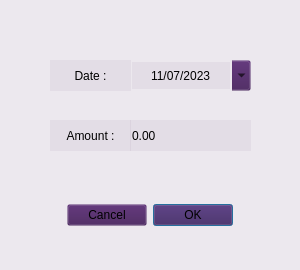
<?xml version="1.0" encoding="UTF-8"?>
<ui version="4.0">
 <class>Dialog</class>
 <widget class="QDialog" name="Dialog">
  <property name="geometry">
   <rect>
    <x>0</x>
    <y>0</y>
    <width>300</width>
    <height>270</height>
   </rect>
  </property>
  <property name="windowTitle">
   <string>Dialog</string>
  </property>
  <property name="styleSheet">
   <string notr="true">background-color: rgba(65, 25, 87, 13);</string>
  </property>
  <widget class="QDialogButtonBox" name="buttonBox">
   <property name="geometry">
    <rect>
     <x>0</x>
     <y>200</y>
     <width>300</width>
     <height>31</height>
    </rect>
   </property>
   <property name="layoutDirection">
    <enum>Qt::RightToLeft</enum>
   </property>
   <property name="orientation">
    <enum>Qt::Horizontal</enum>
   </property>
   <property name="standardButtons">
    <set>QDialogButtonBox::Cancel|QDialogButtonBox::Ok</set>
   </property>
   <property name="centerButtons">
    <bool>true</bool>
   </property>
  </widget>
  <widget class="QLabel" name="label">
   <property name="geometry">
    <rect>
     <x>50</x>
     <y>60</y>
     <width>81</width>
     <height>31</height>
    </rect>
   </property>
   <property name="text">
    <string>Date :</string>
   </property>
   <property name="alignment">
    <set>Qt::AlignCenter</set>
   </property>
  </widget>
  <widget class="QLabel" name="label_2">
   <property name="geometry">
    <rect>
     <x>50</x>
     <y>120</y>
     <width>81</width>
     <height>31</height>
    </rect>
   </property>
   <property name="text">
    <string>Amount :</string>
   </property>
   <property name="alignment">
    <set>Qt::AlignCenter</set>
   </property>
  </widget>
  <widget class="QDateEdit" name="dateEdit">
   <property name="geometry">
    <rect>
     <x>130</x>
     <y>60</y>
     <width>121</width>
     <height>31</height>
    </rect>
   </property>
   <property name="layoutDirection">
    <enum>Qt::LeftToRight</enum>
   </property>
   <property name="locale">
    <locale language="English" country="Europe"/>
   </property>
   <property name="frame">
    <bool>false</bool>
   </property>
   <property name="alignment">
    <set>Qt::AlignCenter</set>
   </property>
   <property name="buttonSymbols">
    <enum>QAbstractSpinBox::NoButtons</enum>
   </property>
   <property name="keyboardTracking">
    <bool>true</bool>
   </property>
   <property name="dateTime">
    <datetime>
     <hour>0</hour>
     <minute>0</minute>
     <second>0</second>
     <year>2023</year>
     <month>7</month>
     <day>11</day>
    </datetime>
   </property>
   <property name="maximumDateTime">
    <datetime>
     <hour>23</hour>
     <minute>59</minute>
     <second>59</second>
     <year>2100</year>
     <month>12</month>
     <day>31</day>
    </datetime>
   </property>
   <property name="minimumDate">
    <date>
     <year>2000</year>
     <month>1</month>
     <day>1</day>
    </date>
   </property>
   <property name="displayFormat">
    <string>dd/MM/yyyy</string>
   </property>
   <property name="calendarPopup">
    <bool>true</bool>
   </property>
   <property name="date">
    <date>
     <year>2023</year>
     <month>7</month>
     <day>11</day>
    </date>
   </property>
  </widget>
  <widget class="QDoubleSpinBox" name="lineEdit">
   <property name="geometry">
    <rect>
     <x>130</x>
     <y>120</y>
     <width>121</width>
     <height>31</height>
    </rect>
   </property>
   <property name="frame">
    <bool>false</bool>
   </property>
   <property name="buttonSymbols">
    <enum>QAbstractSpinBox::NoButtons</enum>
   </property>
   <property name="prefix">
    <string/>
   </property>
   <property name="suffix">
    <string/>
   </property>
   <property name="maximum">
    <double>1000000000.000000000000000</double>
   </property>
  </widget>
 </widget>
 <resources/>
 <connections>
  <connection>
   <sender>buttonBox</sender>
   <signal>accepted()</signal>
   <receiver>Dialog</receiver>
   <slot>accept()</slot>
   <hints>
    <hint type="sourcelabel">
     <x>248</x>
     <y>254</y>
    </hint>
    <hint type="destinationlabel">
     <x>157</x>
     <y>274</y>
    </hint>
   </hints>
  </connection>
  <connection>
   <sender>buttonBox</sender>
   <signal>rejected()</signal>
   <receiver>Dialog</receiver>
   <slot>reject()</slot>
   <hints>
    <hint type="sourcelabel">
     <x>316</x>
     <y>260</y>
    </hint>
    <hint type="destinationlabel">
     <x>286</x>
     <y>274</y>
    </hint>
   </hints>
  </connection>
 </connections>
</ui>
